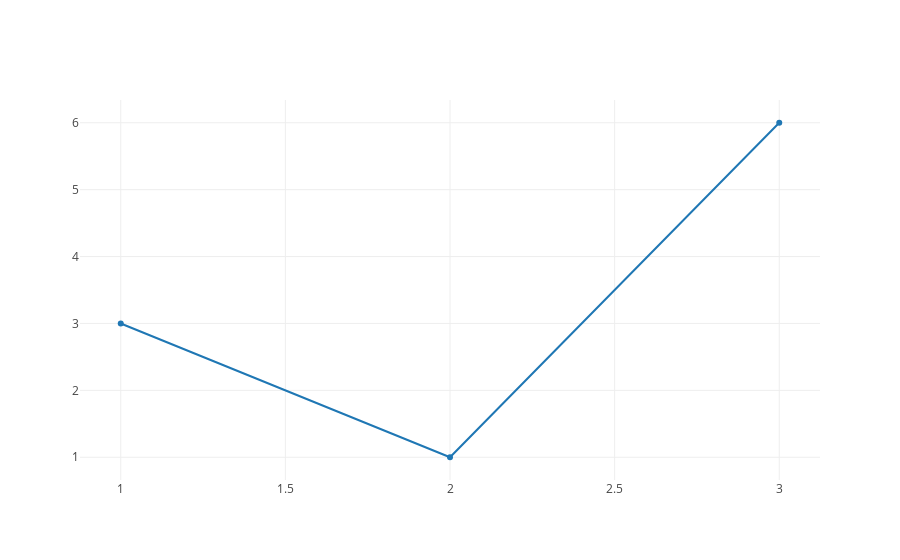
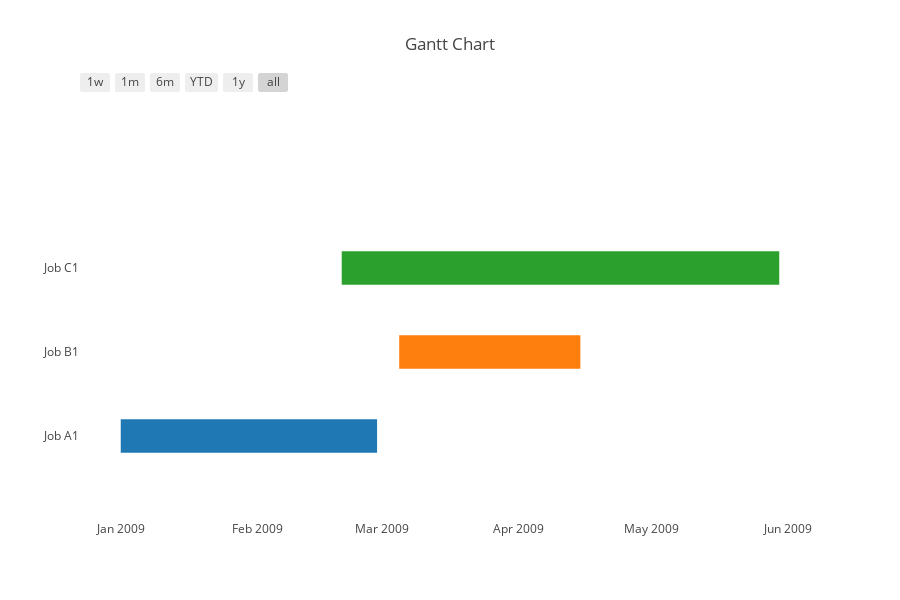

The notebook cell these images were saved under, in order:
### Code cell
# new test 
#  tutorial  https://plot.ly/python/ipython-notebook-tutorial/

import platform
import IPython
import datetime
import pandas as pd
import numpy as np  
import plotly.plotly as py
import plotly.graph_objs as go
import plotly.figure_factory as ff

from plotly import __version__
from plotly.offline import download_plotlyjs, init_notebook_mode, plot, iplot

#init_notebook_mode(connected=True)
#plot([go.Scatter(x=[1, 2, 3], y=[3, 1, 6])])

# displays  in  notebook -  WORKED  
init_notebook_mode(connected=True)


# Exercise  Line Chart  Type
iplot([{"x": [1, 2, 3], "y": [3, 1, 6]}])


print("Loaded a few libraries ...")
print("python  version " + platform.python_version())
print("IPython version is {} -> okay".format(IPython.version_info))
print("Plotly  version: " + __version__)
print("Pandas  version: " + pd.__version__)
print("Numpy   version: " + np.__version__)

#
#  Excercise  Table Chaart
#df = pd.read_csv("/devel/py35-work/data/school_earnings.csv")
#table = ff.create_table(df)
#iplot(table, filename='jupyter-table1')


#
#  Exercise  Gantt Chart  Type
df = [dict(Task="Job A1", Start='2009-01-01', Finish='2009-02-28'),
      dict(Task="Job B1", Start='2009-03-05', Finish='2009-04-15'),
      dict(Task="Job C1", Start='2009-02-20', Finish='2009-05-30')]


fig = ff.create_gantt(df)
iplot(fig, filename='gantt-simple-gantt-chart')
#print("\n** See Chart At https://plot.ly/~mbisignani/0\n" )

t1 = datetime.datetime.now()
print("Loading Project Catalog using Excel")
#  path to file . 
excel_file = "/devel/py35-work/data/scenario-inputs2.xlsx"
movies_sheet1 = pd.read_excel(excel_file, sheet_name="ProjectCatalog", index_col=0)
movies_sheet1.head()
t2 = datetime.datetime.now()
print("Loaded Project Catalog in " + str((t2-t1).total_seconds()) +  " seconds" ) 




#  Excercise  Table Chart
#df = pd.read_csv("/devel/py35-work/data/school_earnings.csv")
#table1 = ff.create_table(df)
#iplot(table1, filename='jupyter-table1')

### Figure 1 — Plotly figure (JSON) as saved in the notebook; plotly's stock layout.template omitted (floating-point values rounded to 4 significant figures)
{"data": [{"type": "scatter", "uid": "3d0e460c-9e6b-11e8-aa37-5c969d9742ff", "x": [1, 2, 3], "y": [3, 1, 6]}], "layout": {}}

### Figure 2 — Plotly figure (JSON) as saved in the notebook; plotly's stock layout.template omitted (floating-point values rounded to 4 significant figures)
{"data": [{"marker": {"color": "white"}, "name": "", "type": "scatter", "uid": "3d319bfa-9e6b-11e8-8376-5c969d9742ff", "x": ["2009-01-01", "2009-02-28"], "y": [0, 0]}, {"marker": {"color": "white"}, "name": "", "type": "scatter", "uid": "3d319fee-9e6b-11e8-8c77-5c969d9742ff", "x": ["2009-03-05", "2009-04-15"], "y": [1, 1]}, {"marker": {"color": "white"}, "name": "", "type": "scatter", "uid": "3d31a32c-9e6b-11e8-a545-5c969d9742ff", "x": ["2009-02-20", "2009-05-30"], "y": [2, 2]}], "layout": {"height": 600, "hovermode": "closest", "shapes": [{"fillcolor": "rgb(31, 119, 180)", "line": {"width": 0}, "opacity": 1, "type": "rect", "x0": "2009-01-01", "x1": "2009-02-28", "xref": "x", "y0": -0.2, "y1": 0.2, "yref": "y"}, {"fillcolor": "rgb(255, 127, 14)", "line": {"width": 0}, "opacity": 1, "type": "rect", "x0": "2009-03-05", "x1": "2009-04-15", "xref": "x", "y0": 0.8, "y1": 1.2, "yref": "y"}, {"fillcolor": "rgb(44, 160, 44)", "line": {"width": 0}, "opacity": 1, "type": "rect", "x0": "2009-02-20", "x1": "2009-05-30", "xref": "x", "y0": 1.8, "y1": 2.2, "yref": "y"}], "showlegend": false, "title": "Gantt Chart", "width": 900, "xaxis": {"rangeselector": {"buttons": [{"count": 7, "label": "1w", "step": "day", "stepmode": "backward"}, {"count": 1, "label": "1m", "step": "month", "stepmode": "backward"}, {"count": 6, "label": "6m", "step": "month", "stepmode": "backward"}, {"count": 1, "label": "YTD", "step": "year", "stepmode": "todate"}, {"count": 1, "label": "1y", "step": "year", "stepmode": "backward"}, {"step": "all"}]}, "showgrid": false, "type": "date", "zeroline": false}, "yaxis": {"autorange": false, "range": [-1, 4], "showgrid": false, "ticktext": ["Job A1", "Job B1", "Job C1"], "tickvals": [0, 1, 2], "zeroline": false}}}
